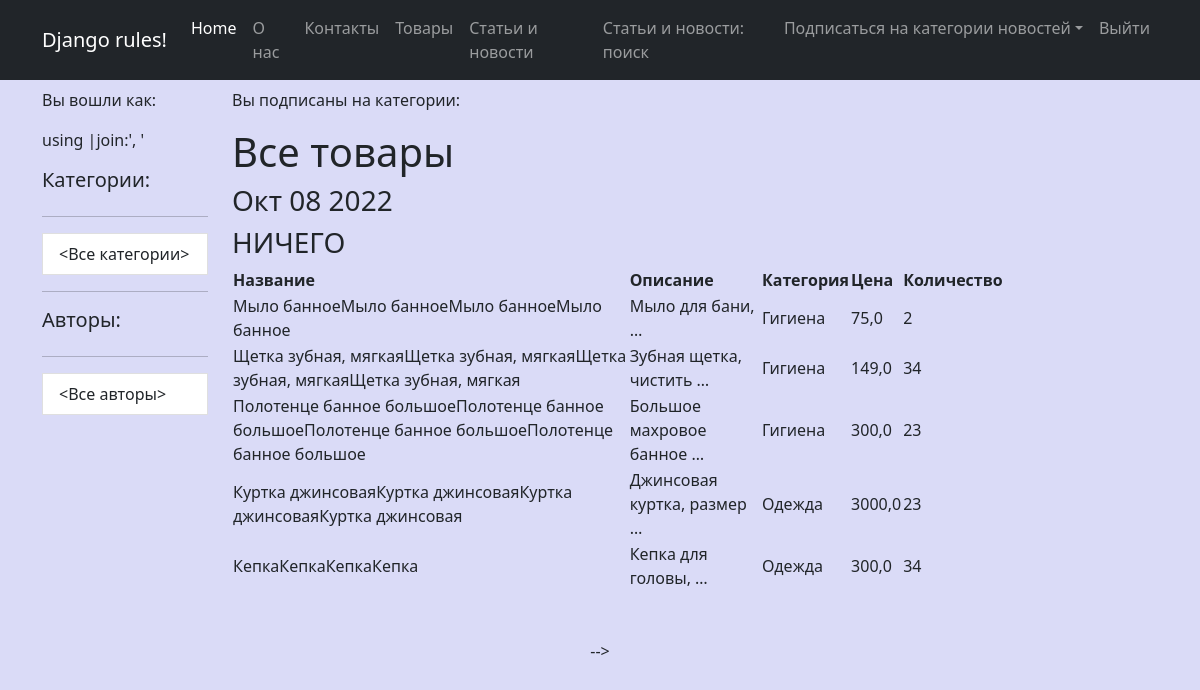
Screenshot of /products/ with the database file from the repository.
### simpleapp/models.py (models this page shows, shortened)
class Product(models.Model):
    name = models.CharField(
        max_length=50,
        unique=True, # названия товаров не должны повторяться
    )
    description = models.TextField()
    quantity = models.IntegerField(
        validators=[MinValueValidator(0)],
    )
    category = models.ForeignKey(
        to='Category',
        on_delete=models.CASCADE,
        related_name='products', # все продукты в категории будут доступны через поле products
    )
    price = models.FloatField(
        validators=[MinValueValidator(0.0)],
    )

class Category(models.Model):
    name = models.CharField(max_length=100, unique=True)  # названия категорий тоже не должны повторяться

### simpleapp/views.py (the view)
# urls.py: path('', ProductsList.as_view(),name='products'),
class ProductsList(ListView):
    model = Product
    template_name = 'products.html'
    context_object_name = 'products'
    def get_context_data(self, **kwargs):
        context = super().get_context_data(**kwargs)
        context['time_now'] = datetime.utcnow()
        context['value1'] = None
        return context

### simpleapp/templatetags/simple_app_custom_filters.py (called while the page is built)
@register.filter(name='multiply')
def multiply(value, arg):
    if isinstance(value, str) and isinstance(arg, int):
        return str(value) * arg
    else:
        raise ValueError(f'Нельзя умножить {type(value)} на {type(arg)}')

### templates/products.html (shortened to what this page needs)
{% extends 'flatpages/default.html' %}
{% load simple_app_custom_filters %}
{% block content %}
    <h1>Все товары</h1>
    <h3>{{ time_now|date:'M d Y' }}</h3>
    <h3>{{ value1|default_if_none:'НИЧЕГО' }}</h3>
    {% if products %}
        <table>
            <tr>
                <th>Название</th>
                <th>Описание</th>
                <th>Категория</th>
                <th>Цена</th>
                <th>Количество</th>
            </tr>
        {% for product in products %}
            <tr>
                <td>{{ product.name|multiply:4 }}</td>
                <td>{{ product.description|truncatewords:3 }}</td>
                <td>{{ product.category.name }}</td>
                <td>{{ product.price }}</td>
                <td>{{ product.quantity }}</td>
            </tr>
        {% endfor %}
        </table>
    {% else %}
        <h2>Товаров нет!</h2>
    {% endif %}
{% endblock content %}

### templates/flatpages/default.html (shortened to what this page needs)
{% load static %}
{% load custom_filters %}
<!DOCTYPE html>
<html lang="en">
    <head>
        <link href="https://cdn.jsdelivr.net/npm/bootstrap@5.2.1/dist/css/bootstrap.min.css" rel="stylesheet">
        <link href="https://getbootstrap.com/docs/5.2/assets/css/docs.css" rel="stylesheet">
        <link href="{% static 'css/my_style.css' %}" rel="stylesheet" type="text/css">
    </head>
    <body>
        <nav class="navbar navbar-expand-lg navbar-dark bg-dark sticky-lg-top">
            <div class="container">
                <a class="navbar-brand" href="#">Django rules!</a>
                <div class="collapse navbar-collapse" id="navbarSupportedContent">
                    <ul class="navbar-nav ms-auto mb-2 mb-lg-0">
                        <li class="nav-item"><a class="nav-link active" aria-current="page" href="#">Home</a></li>
                        <li class="nav-item"><a class="nav-link" href="/pages/about/">О нас</a></li>
                        <li class="nav-item"><a class="nav-link" href="/pages/contact/">Контакты</a></li>
                        <li class="nav-item"><a class="nav-link" href="/products/">Товары</a></li>
                        <li class="nav-item"><a class="nav-link" href="{% url 'all_news' %}">Статьи и новости</a></li>
                        <li class="nav-item"><a class="nav-link" href="{% url 'search_news' %}">Статьи и новости: поиск</a></li>
                        <li class="nav-item dropdown">
                            <a class="nav-link dropdown-toggle" id="navbarDropdown" href="#" role="button" data-bs-toggle="dropdown" aria-expanded="false">
                                Подписаться на категории новостей</a>
                        </li>
                        <li class="nav-item"><a class="nav-link" href="/accounts/logout">Выйти</a></li>
                    </ul>
                </div>
            </div>
        </nav>
        <div class="container">
            <div class="row mt-2">
                <div class="col-lg-2">
                    <p>Вы вошли как: <b>{{ request.user.username }}</b>
                        <p>{{ cats_by_user|join:', '}}</p><span class="comment">using |join:', '</span>
                    </p>
                    <div class="list-group">
                        <h5>Категории:</h5>
                        <div class="col-lt-1">
                            <hr>
                            <a href="{% url 'all_news' %}" class="list-group-item list-group-item-action" aria-current="true">
                                <Все категории>
                            </a>
                        </div>
                    </div>
                    <hr>
                        <h5>Авторы:</h5>
                            <div class="list-group">
                                <div class="col-lt-1">
                                    <hr>
                                    <a href="{% url 'all_news' %}" class="list-group-item list-group-item-action" aria-current="true">
                                        <Все авторы>
                                    </a>
                                </div>
                            </div>
                </div>
                <div class="col-lg-10">
                    <p>Вы подписаны на категории:
                    </p>
                    <div class="col-lg-10 text-start">
                        {% block content %}{% endblock content %}
                    </div>
                </div>
            </div>
            <div class="text-center mt-5">
                     -->
            </div>
        </div>
    </body>
</html>

### static/css/my_style.css (style rules this page uses)
body { background-color: rgb(218, 219, 247); }

### rows the page displays
Product: name|multiply "Мыло банноеМыло банноеМыло банноеМыло банное", description "Мыло для бани, …", category.name "Гигиена", price "75,0", quantity "2"
Product: name|multiply "Щетка зубная, мягкаяЩетка зубная, мягкаяЩетка зубная, мягкаяЩетка зубная, мягкая", description "Зубная щетка, чистить …", category.name "Гигиена", price "149,0", quantity "34"
Product: name|multiply "Полотенце банное большоеПолотенце банное большоеПолотенце банное большоеПолотенце банное большое", description "Большое махровое банное …", category.name "Гигиена", price "300,0", quantity "23"
Product: name|multiply "Куртка джинсоваяКуртка джинсоваяКуртка джинсоваяКуртка джинсовая", description "Джинсовая куртка, размер …", category.name "Одежда", price "3000,0", quantity "23"
Product: name|multiply "КепкаКепкаКепкаКепка", description "Кепка для головы, …", category.name "Одежда", price "300,0", quantity "34"

### other values shown
{{ time_now|date:'M d Y' }} "Окт 08 2022"
{{ value1|default_if_none:'НИЧЕГО' }} "НИЧЕГО"
